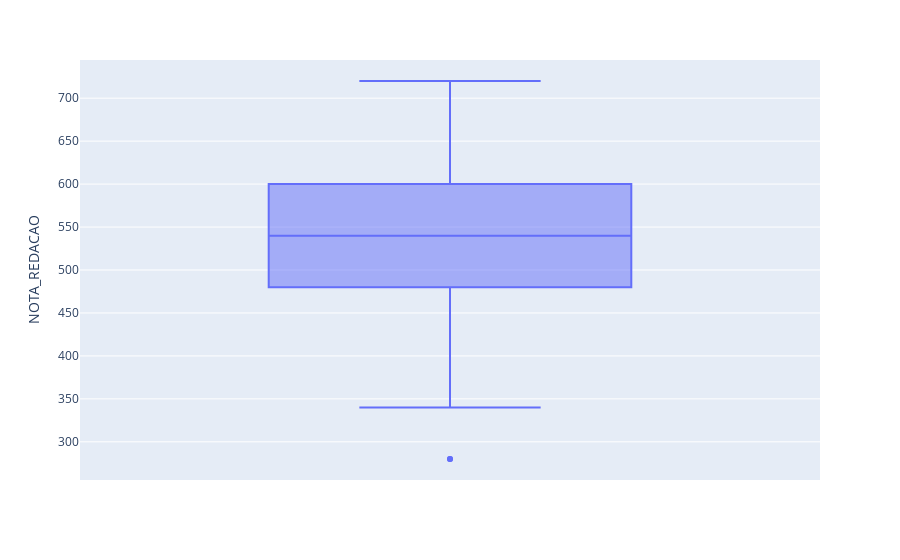

This figure's notebook cell:
### Code cell
grafico = px.box(notas_colegiox, y='NOTA_REDACAO')
grafico.show()

### Figure 1 — Plotly figure (JSON) as saved in the notebook; plotly's stock layout.template omitted (floating-point values rounded to 4 significant figures)
{"data": [{"alignmentgroup": "True", "hovertemplate": "NOTA_REDACAO=%{y}<extra></extra>", "legendgroup": "", "marker": {"color": "#636efa"}, "name": "", "notched": false, "offsetgroup": "", "orientation": "v", "showlegend": false, "type": "box", "x0": " ", "xaxis": "x", "y": [340, 720, 560, 520, 640, 360, 680, 560, 600, 520, 540, 500, 660, 280, 520, 440, 480, 520, 480, 540, 660, 660, 540, 660, 520, 600, 600, 400, 540, 480, 400, 600, 560, 500, 520, 280, 600, 540, 520, 400, 620], "y0": " ", "yaxis": "y"}], "layout": {"boxmode": "group", "legend": {"tracegroupgap": 0}, "margin": {"t": 60}, "xaxis": {"anchor": "y", "domain": [0, 1]}, "yaxis": {"anchor": "x", "domain": [0, 1], "title": {"text": "NOTA_REDACAO"}}}}
